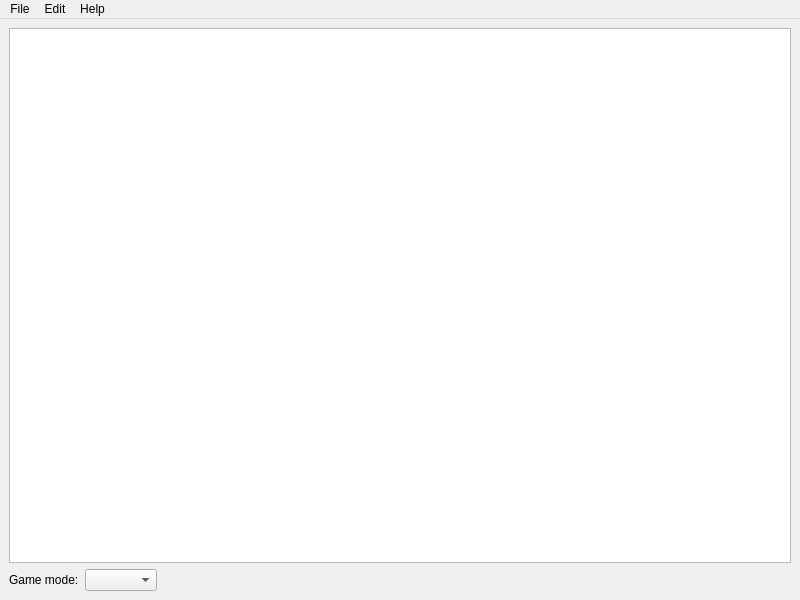
<?xml version="1.0" encoding="UTF-8"?>
<ui version="4.0">
 <class>MainWindow</class>
 <widget class="QMainWindow" name="MainWindow">
  <property name="geometry">
   <rect>
    <x>0</x>
    <y>0</y>
    <width>800</width>
    <height>600</height>
   </rect>
  </property>
  <property name="windowTitle">
   <string>Blocks</string>
  </property>
  <widget class="QWidget" name="centralwidget">
   <layout class="QVBoxLayout" name="verticalLayout">
    <item>
     <widget class="QTableView" name="tableView">
      <property name="contextMenuPolicy">
       <enum>Qt::ActionsContextMenu</enum>
      </property>
      <property name="selectionMode">
       <enum>QAbstractItemView::SingleSelection</enum>
      </property>
      <property name="selectionBehavior">
       <enum>QAbstractItemView::SelectRows</enum>
      </property>
      <property name="sortingEnabled">
       <bool>true</bool>
      </property>
     </widget>
    </item>
    <item>
     <layout class="QHBoxLayout" name="horizontalLayout" stretch="0,0,0">
      <item>
       <widget class="QLabel" name="label">
        <property name="text">
         <string>Game mode:</string>
        </property>
       </widget>
      </item>
      <item>
       <widget class="QComboBox" name="comboBoxGameMode">
        <property name="sizeAdjustPolicy">
         <enum>QComboBox::AdjustToContents</enum>
        </property>
       </widget>
      </item>
      <item>
       <spacer name="horizontalSpacer">
        <property name="orientation">
         <enum>Qt::Horizontal</enum>
        </property>
        <property name="sizeHint" stdset="0">
         <size>
          <width>40</width>
          <height>20</height>
         </size>
        </property>
       </spacer>
      </item>
     </layout>
    </item>
   </layout>
  </widget>
  <widget class="QMenuBar" name="menubar">
   <property name="geometry">
    <rect>
     <x>0</x>
     <y>0</y>
     <width>800</width>
     <height>30</height>
    </rect>
   </property>
   <widget class="QMenu" name="menuFile">
    <property name="title">
     <string>File</string>
    </property>
    <addaction name="actionOpen"/>
    <addaction name="separator"/>
    <addaction name="actionSave"/>
    <addaction name="separator"/>
    <addaction name="actionExit"/>
   </widget>
   <widget class="QMenu" name="menuEdit">
    <property name="title">
     <string>Edit</string>
    </property>
    <addaction name="actionImport"/>
    <addaction name="actionExport"/>
   </widget>
   <widget class="QMenu" name="menuHelp">
    <property name="title">
     <string>Help</string>
    </property>
    <addaction name="actionAbout"/>
   </widget>
   <addaction name="menuFile"/>
   <addaction name="menuEdit"/>
   <addaction name="menuHelp"/>
  </widget>
  <action name="actionOpen">
   <property name="text">
    <string>Open...</string>
   </property>
   <property name="shortcut">
    <string>Ctrl+O</string>
   </property>
  </action>
  <action name="actionSave">
   <property name="text">
    <string>Save</string>
   </property>
   <property name="shortcut">
    <string>Ctrl+S</string>
   </property>
  </action>
  <action name="actionExit">
   <property name="text">
    <string>Exit</string>
   </property>
  </action>
  <action name="actionExport">
   <property name="text">
    <string>Export...</string>
   </property>
   <property name="shortcut">
    <string>Ctrl+E</string>
   </property>
  </action>
  <action name="actionImport">
   <property name="text">
    <string>Import...</string>
   </property>
   <property name="shortcut">
    <string>Ctrl+R</string>
   </property>
  </action>
  <action name="actionAbout">
   <property name="text">
    <string>About...</string>
   </property>
  </action>
 </widget>
 <resources/>
 <connections/>
</ui>
